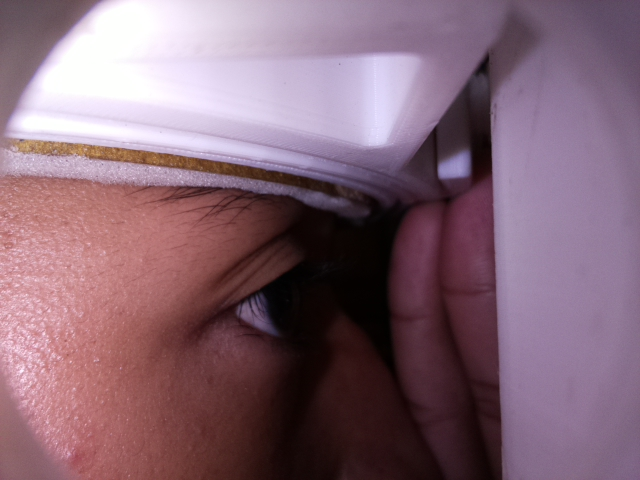
#> input picture dts/loc.jpg, 640 x 480 px
$ python main.py --input dts/loc.jpg
#> lines starting #> are read from the running program, lines starting #| are printed output that depends on the picture
from PIL import Image
import numpy as np
import pandas as pd
import matplotlib.pyplot as plt

import argparse
import os

# [12 lines left out: functions pie_chart, resizer, not called in this run]

def inverter(name_file, new_file):
#> called with name_file = 'dts/loc.jpg'
    img = Image.open(name_file)
#> img is the input picture: PIL image 640x480 RGB; mean R, G, B 133.2, 103.5, 117.7
    arr = np.array(img)
    inverse_arr = 255 - arr # inverting image
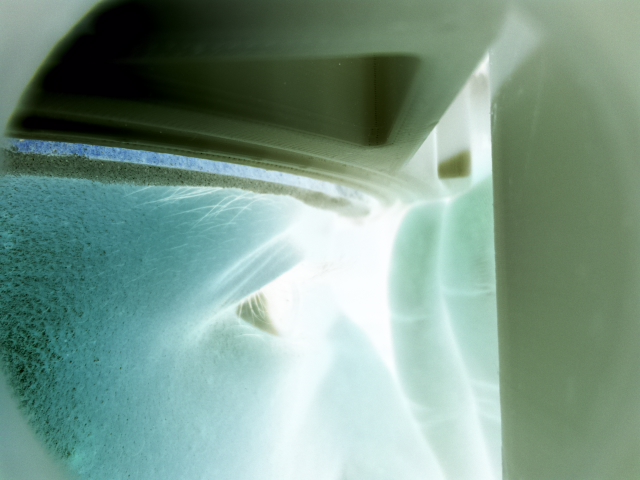
#> inverse_arr: shape (480, 640, 3); mean R, G, B 121.8, 151.5, 137.3
#> (the run stopped early here; a loop or call above may not have finished)
